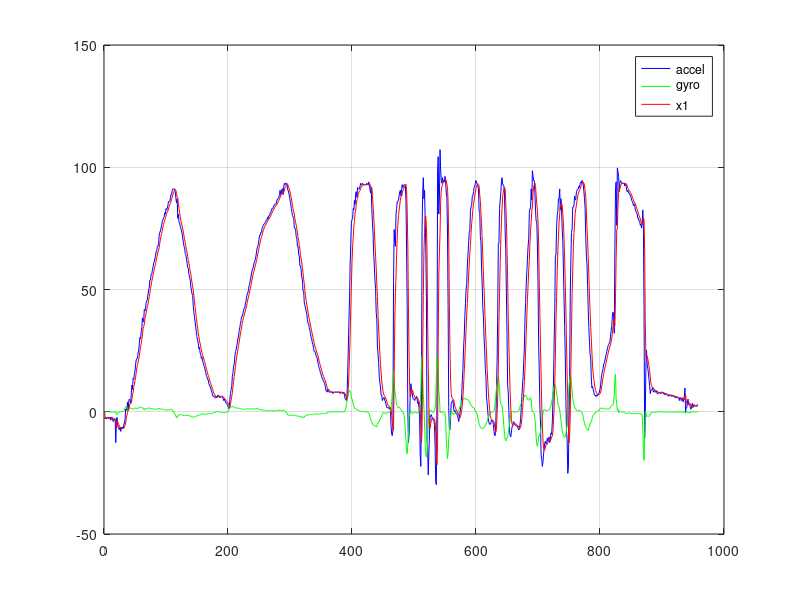

The MATLAB script that drew this image:
data = csvread('./acc_gyro_data.csv');

% SCALE GYRO DATA
data(:,2) = data(:,2)/1130;

% KALMAN FILTER IMPLEMENTATION
h = 0.05;
b = 0.01;

x1 = 0;
x2 = 0;

p11 = 10;
p12 = 0;
p21 = 0;
p22 = 10;

x1_show = zeros(1, size(data,1));
x2_show = zeros(1, size(data,1));

for i = 1:size(data,1)
    x1_show(i) = x1;
    x2_show(i) = x2;
    detK = 1/(b*b + b*p11 + b*p22 + p11*p22 - p12*p21);
    k11 = ((p11 - h*p22)*(b + p22) - p21*(p12 - h*p22))*detK; 
    k12 = (-p12*(p11 - h*p21) + (b + p11)*(p12 - h*p22))*detK;
    k21 = (p21*(b + p22) - p21*p22)*detK;                     
    k22 = (-p12*p21 + p22*(b + p11))*detK;

    y1 = data(i,1);
    y2 = data(i,2);
    x1 = x1 - h*x2 + k11*(y1-x1) + k12*(y2-x2);
    x2 = x2 + k21*(y1-x1) + k22*(y2-x2);
    
    next_p11 = p11 - h*p21 - h*(p12-h*p22) + h*h + (h*h*h*h)/4 - (k11*p11 + k12*p21 - h*(k11*p12 + k12*p22));
    next_p12 = p12 - h*p22 - (h*h*h)/2 - (k11*p12 + k12*p22);
    next_p21 = p21 - h*p22 - (h*h*h)/2 - (k21*p11 + k22*p21 - h*(k21*p12 + k22*p22));
    next_p22 = p22 + h*h   - (k21*p12 + k22*p22);
    
    p11 = next_p11;
    p12 = next_p12;
    p21 = next_p21;
    p22 = next_p22;    
end

% SHOW DATA
n = size(data,1);
figure
plot(1:n, data(:,1)*57.3248, 'b')
hold on
plot(1:n, data(:,2)*57.3248, 'g')
hold on
plot(1:n, x1_show*57.3248, 'r')
legend('accel','gyro', 'x1')
grid on